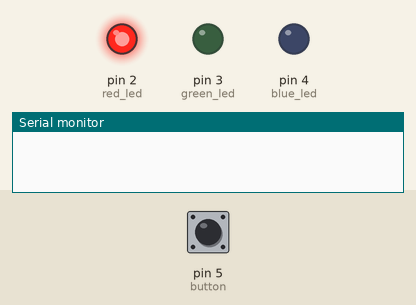
Simulated run of this sketch. Board: Arduino Uno, built with avr-gcc and run on an emulated ATmega328P. Parts: output pins drawn as LEDs (lit = HIGH), the last lines printed to the serial monitor. The inputs (shaded band) are chosen by the test bench; at power-on: pin 5 (button) LOW.

Above: at 0.1 s.
At 9.8 s:
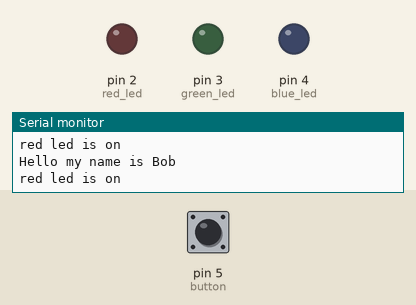
9.9 s: pin 5 (button) pulled HIGH for 3 s
At 13.4 s:
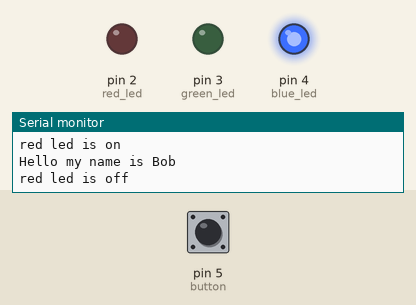
Timing chart, 0 to 20.4 s (numbered marks = the images above; inputs shaded):
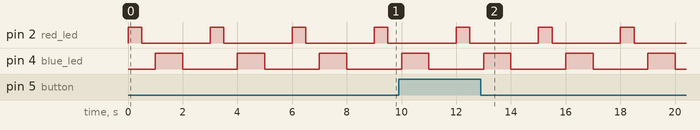

Measured:
- by itself, pin 2 (red_led): alternates HIGH for 0.50 s and LOW for 2.5 s
- by itself, pin 4 (blue_led): alternates HIGH for 1.0 s and LOW for 2.0 s

The sketch:

Light_Sensor.ino
```cpp
#include "button.h"

int button_state = 0; //off
/*function for blinking an led
 * requires the led pin number
 * and the time duration for delay
 *
 */
void blink_led(int led ,int ms); //funtion prototype --should be in a header file

/* funtion used to display my name
 *  requrires no parameters
 *  prints my name
 */
void display_name(void);

void setup(){
  /* setting the red ,green,blue leds as an outputs*/
  pinMode(red_led,OUTPUT);
  pinMode(green_led,OUTPUT);
  pinMode(blue_led,OUTPUT);
  /* Initialize serial console with 9600 baud rate /speed */
  Serial.begin(9600);


}

void loop(){
  //calling the blink led function
  blink_led(red_led ,500);
  blink_led(blue_led ,1000);
  display_name();
  process_button_state(button);
  //process_button_state(button1);

}

void process_button_state(int button_pressed){

  button_state = digitalRead(button);
  if(button_state == HIGH){
    //turn off led and display on serial "led is off"
    digitalWrite(red_led,LOW); //turn red led off
    Serial.println("red led is off");
  }else{
    //turn on  red led and display on serial "red led is on"
    digitalWrite(red_led,HIGH);
    Serial.println("red led is on");

  }
}
void blink_led(int led ,int ms){
  digitalWrite(led ,HIGH);
  delay(ms);
  digitalWrite(led,LOW);
  delay(ms);
}
void display_name(void){

  Serial.println("Hello my name is Bob");
}
//coding standards
int add_numbers(int x ,int y){
  return x+y ;
}
```

button.h
```cpp
/*button header file

 file containing all funtions relating to
 button ie
    (i)  processing button press
    (ii) debuuncing button

*/
#ifndef _button_h
#define _button_h

//constants or things that dont change in  program life cycle
int red_led = 2; /* red led connected to pin 2 */
int green_led = 3; /* green led connected to pin 3 */
int blue_led = 4; /* blue led connected to pin 4 */
// use #defines for leds ..pins
#define button 5
#define button1 6
#define PI 3.142
#define MAX_TEMP 100 /*maximum temperature of room */
#define HIGH 1
#define LOW 0

//funtion prototypes

/*function for blinking an led
 * requires the led pin number
 * and the time duration for delay
 *
 */
void blink_led(int led ,int ms); //funtion prototype --should be in a header file

/* funtion used to display my name
 *  requrires no parameters
 *  prints my name
 */
void display_name(void);

/* processing the button
* press functionality
*/
void process_button_state(int button_pressed);

/* funtion to add two numbbers */
int add_numbers(int x ,int y);


#endif
```
